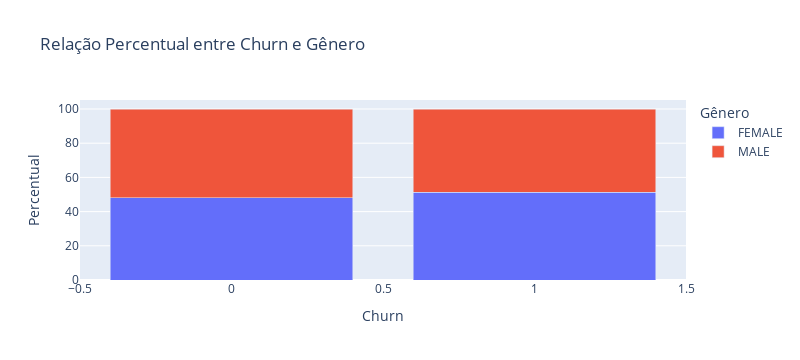

Notebook code for this chart:
### Markdown cell above
### Percentual de Gêneros por Churn

### Code cell
# Vamos agrupar Churn e Gênero e verificar a contagem de cada campo
df_genero_agrupado = df.groupby(['Churn', 'Genero']).size().reset_index(name='count')

# Vamos somar os totais das contagens agrupados por Churn (0 e 1)
total_por_churn = df_genero_agrupado.groupby('Churn')['count'].transform('sum')

# Vamos dividir os dataframes com a mesma matriz do tamanho de cada campo com o total de cada campo
df_genero_agrupado['porcentagem'] = (df_genero_agrupado['count'] / total_por_churn) * 100

# Plotando o gráfico com os percentuais
fig = px.bar(
    df_genero_agrupado,
    x='Churn',
    y='porcentagem',
    color='Genero',
    barmode='stack',
    title='Relação Percentual entre Churn e Gênero',
    width=800,
    labels={
        'porcentagem': 'Percentual',
        'Genero': 'Gênero'
    }
)

fig.show()

### Figure 1 — Plotly figure (JSON) as saved in the notebook; plotly's stock layout.template omitted (floating-point values rounded to 4 significant figures)
{"data": [{"alignmentgroup": "True", "hovertemplate": "Gênero=FEMALE<br>Churn=%{x}<br>Percentual=%{y}<extra></extra>", "legendgroup": "FEMALE", "marker": {"color": "#636efa", "pattern": {"shape": ""}}, "name": "FEMALE", "offsetgroup": "FEMALE", "orientation": "v", "showlegend": true, "textposition": "auto", "type": "bar", "x": [0, 1], "xaxis": "x", "y": [48.18, 51.31], "yaxis": "y"}, {"alignmentgroup": "True", "hovertemplate": "Gênero=MALE<br>Churn=%{x}<br>Percentual=%{y}<extra></extra>", "legendgroup": "MALE", "marker": {"color": "#EF553B", "pattern": {"shape": ""}}, "name": "MALE", "offsetgroup": "MALE", "orientation": "v", "showlegend": true, "textposition": "auto", "type": "bar", "x": [0, 1], "xaxis": "x", "y": [51.82, 48.69], "yaxis": "y"}], "layout": {"barmode": "stack", "height": 360, "legend": {"title": {"text": "Gênero"}, "tracegroupgap": 0}, "title": {"text": "Relação Percentual entre Churn e Gênero"}, "width": 800, "xaxis": {"anchor": "y", "autorange": true, "domain": [0, 1], "range": [-0.5, 1.5], "title": {"text": "Churn"}, "type": "linear"}, "yaxis": {"anchor": "x", "autorange": true, "domain": [0, 1], "range": [0, 105.3], "title": {"text": "Percentual"}, "type": "linear"}}}
